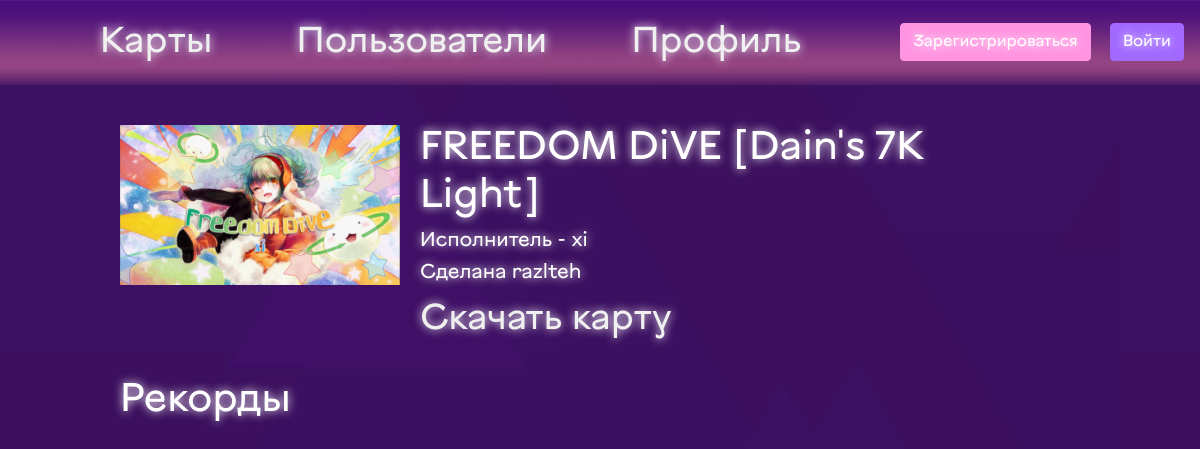
/maps/502132, run on the app's committed database.
### data/map.py (models this page shows)
class Map(SqlAlchemyBase, UserMixin, SerializerMixin):
    __tablename__ = 'maps'
    id = sqlalchemy.Column(sqlalchemy.Integer,
                           primary_key=True, autoincrement=True)
    name = sqlalchemy.Column(sqlalchemy.String)
    artist = sqlalchemy.Column(sqlalchemy.String)
    creator = sqlalchemy.Column(sqlalchemy.String)
    version = sqlalchemy.Column(sqlalchemy.String)
    image = sqlalchemy.Column(sqlalchemy.String, default="default.png")
    music = sqlalchemy.Column(sqlalchemy.String, default="default.mp3")
    added_date = sqlalchemy.Column(sqlalchemy.DateTime, default=datetime.datetime.now())
    beatmap_id = sqlalchemy.Column(sqlalchemy.String)
    filename=sqlalchemy.Column(sqlalchemy.String)
    plays = orm.relation("Play", back_populates='beatmap')

### main.py (the view)
@app.route('/maps/<int:map_id>')
def map(map_id):
    sess = db_session.create_session()
    ans = sess.query(Map).filter(Map.beatmap_id == map_id)
    if not ans:
        return render_template("404.html", message='Ничего не найдено')
    map = ans[0]
    plays = map.plays
    plays.sort(key=lambda x: x.score, reverse=True)
    if len(plays) > 50:
        plays = plays[:50]
    marks_colors = {'S': "ffeec2", "SS": "ffeec2", "A": "c8ffbf", "B": "a8c5ff", "C": "efb0ff", "D": "ffb0b0"}
    return render_template("map.html", map=map, plays=plays, marks_colors=marks_colors)

### data/db_session.py (called while the page is built)
def create_session() -> Session:
    global __factory
    return __factory()

### templates/map.html (shortened to what this page needs)
{% extends "base.html" %}
{% block content %}
<div>
    <div style="width:300px; float:left">
        <img src="/{{map.image}}" width="280" height="160">
    </div>
    <div style="width:600px; float:left;">
        <h1 style="padding: 0px 0px 0px 0px">{{map.name}} [{{map.version}}]</h1>
        <h5 style="padding: 0px 0px 0px 0px">Исполнитель - {{map.artist}}</h5>
        <h5 style="padding: 0px 0px 0px 0px">Сделана {{map.creator}}</h5>
        <a href="{{map.filename}}.zip" download class="alter-button"> Скачать карту</a>
    </div>
</div>
<div style="width:100%; float:left;">
    <h1>Рекорды</h1>
</div>
{% endblock %}

### static/css/body.css (style rules this page uses)
body { margin: 0; padding: 0; background-image: url(/static/img/background.png); }
.alter-button { text-shadow: 0px 0px 10px white; background-color: transparent; border: 0; padding: 0; outline:none; color: #f0f0f0; font-size: 36px; font-family: CorpRound; }
h1 { padding: 30px 0px 10px 0px; text-shadow: 0px 0px 10px white; color: #ffffff; font-family: CorpRound; }
h5 { padding: 30px 0px 10px 0px; text-shadow: 0px 0px 10px white; color: #ffffff; font-family: CorpRound; }

### data on the page
Map: image (picture), name "FREEDOM DiVE", version "Dain's 7K Light", artist "xi", creator "razlteh"
